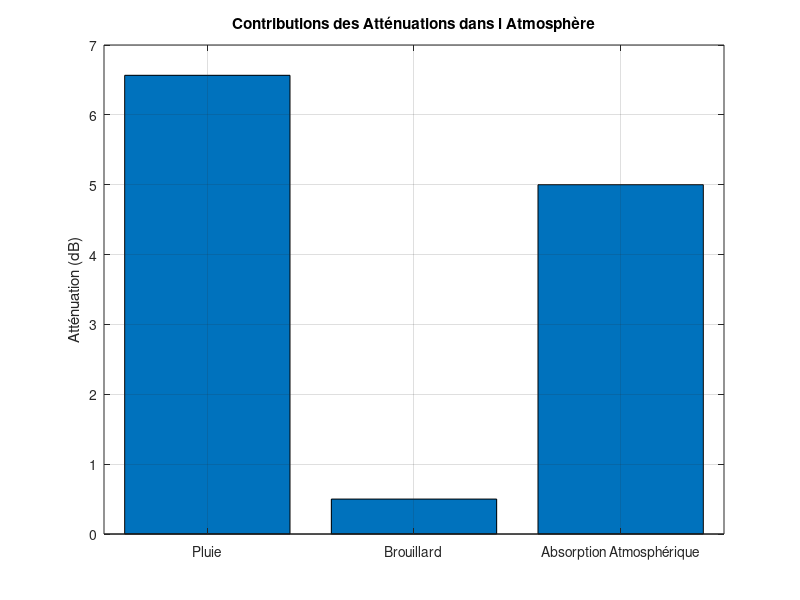

The MATLAB source for this figure:
% Paramètres de simulation
f = 10; % Fréquence en GHz
d = 5; % Distance en km
rain_rate = 25; % Intensité de pluie en mm/h
liquid_water_density = 0.5; % Densité d'eau liquide (g/m^3) pour le brouillard

% Constantes
gamma0 = 0.01; % Constante de perte de base (absorption par l'air sec)
k_r = 0.1; % Coefficient pour la pluie
alpha_r = 0.8; % Exposant pour la pluie
gamma_rain = k_r * (rain_rate)^alpha_r * d; % Atténuation par pluie

% Atténuation par brouillard
gamma_fog = 0.2 * liquid_water_density * d;

% Atténuation par absorption (approximation simple)
gamma_absorption = gamma0 * f^2 * d;

% Atténuation totale
gamma_total = gamma_rain + gamma_fog + gamma_absorption;

% Visualisation
types = {'Pluie', 'Brouillard', 'Absorption Atmosphérique'};
values = [gamma_rain, gamma_fog, gamma_absorption];

figure;
bar(values);
set(gca, 'XTickLabel', types);
ylabel('Atténuation (dB)');
title('Contributions des Atténuations dans l Atmosphère');
grid on;

disp(['Atténuation totale : ', num2str(gamma_total), ' dB']);
